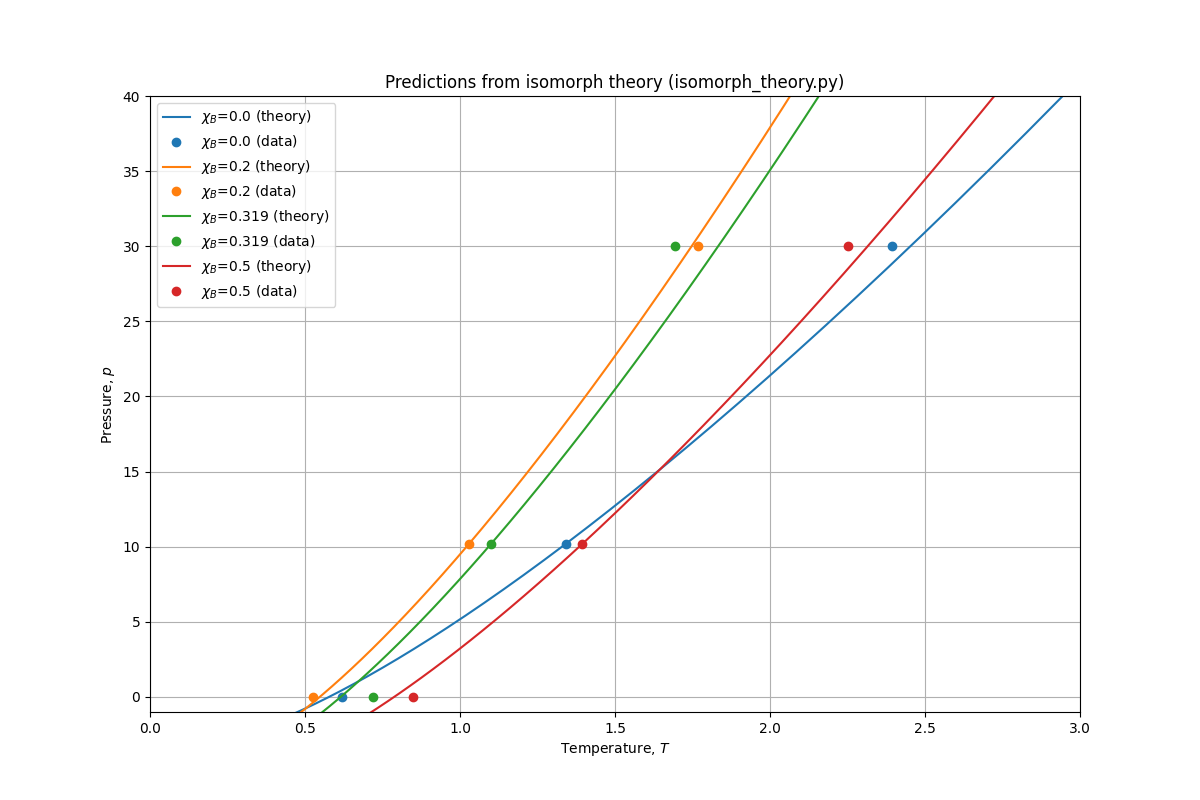

Recreate this plot in Python.
import pandas as pd
import numpy as np
import matplotlib.pyplot as plt


# Predictions from isomorph theory
def isomorph_theory(mole_fraction, density):
    refs = pd.read_csv("liquid.csv")  # Reference state-points at p = 10.19
    # Select reference state-point with same mole fraction
    ref = refs[refs["mole_fraction"] == mole_fraction]
    rho_0 = ref["density"].values[0]
    T_0 = ref["temperature"].values[0]
    gamma = ref["scaling_exponent"].values[0]
    w_0 = ref["virial"].values[0]
    u_0 = ref["energy"].values[0]
    rr0 = density / rho_0
    temperature = T_0 * ((gamma / 2 - 1) * rr0**4 - (gamma / 2 - 2) * rr0**2)
    pressure = density * (
        temperature + (2 * w_0 - 4 * u_0) * rr0**4 + (4 * u_0 - w_0) * rr0**2
    )
    return temperature, pressure


allowed_mole_fractions = pd.read_csv("liquid.csv")["mole_fraction"].unique()
print("Allowed mole fractions:", allowed_mole_fractions)


plt.figure(figsize=(12, 8))
this_python_file = __file__.split("/")[-1]
plt.title(f"Predictions from isomorph theory ({this_python_file})")
for mole_fraction in 0.0, 0.2, 0.319, 0.5:
    densities = np.arange(0.1, 1.8, 0.01)
    temperatures, pressures = isomorph_theory(mole_fraction, densities)
    color = plt.gca()._get_lines.get_next_color()
    plt.plot(
        temperatures,
        pressures,
        "-",
        color=color,
        label=r"$\chi_B$=" f"{mole_fraction} (theory)",
    )
    # Plot true coexistence points
    df = pd.read_csv("isobars.csv")
    this = df[df["mole_fraction"] == mole_fraction]
    plt.plot(
        this["temperature"],
        this["pressure"],
        "o",
        color=color,
        label=r"$\chi_B$=" f"{mole_fraction} (data)",
    )

plt.xlim(0, 3)
plt.ylim(-1, 40)
plt.grid()
plt.xlabel("Temperature, $T$")
plt.ylabel("Pressure, $p$")
plt.legend()
plt.savefig("isomorph_theory.png")
plt.show()
